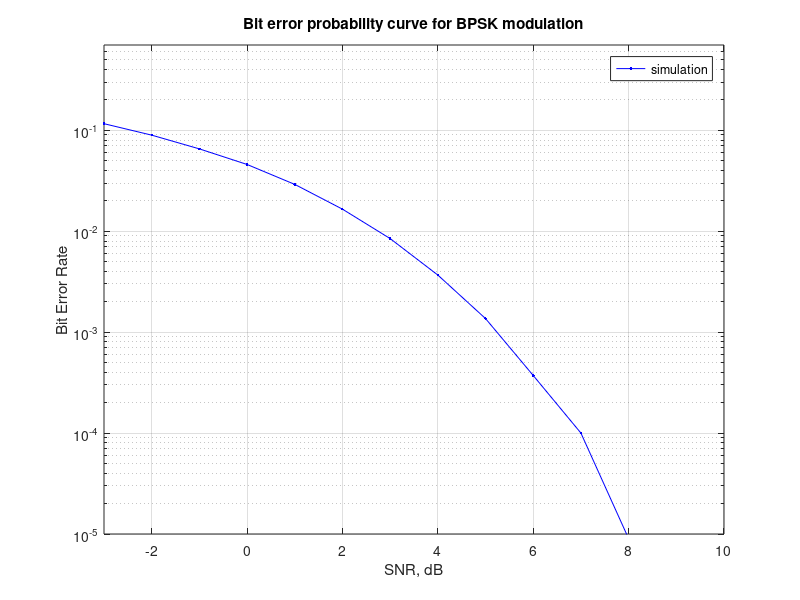

MATLAB code for this plot:
clear
N = 10^6; % number of bits or symbols
rand('seed',1); % initializing the rand() function so that random bits produced are same in every simulation
randn('seed',1);
% Transmitter
ip1 = rand(1,N/2)>0.5; % generating 0,1 with equal probability
ip2 = rand(1,N/2)>0.5;
ip=[ip1;ip2];

% BPSK modulation
m1 = 2*ip1-1;  % 0 -> -1; 1 -> 1 
m2 = 2*ip2-1;
msg=[m1;m2];

SNR = -3:10 ; % in dB

nErr=zeros(length(SNR),1); %initializing error with 0.

h1 = 1/sqrt(2)*(randn(1,1) + 1i*randn(1,1));
h2 = 1/sqrt(2)*(randn(1,1) + 1i*randn(1,1));
h=[h1,h2;-conj(h2),conj(h1)];
hin=pinv(h);

s = h * msg;

for ii = 1:length(SNR)

   %Addition Of Noise 
   y = awgn(s,SNR(ii));
   
   % receiver - zero forcing decoding
   xg = hin * y;
   sr = real(xg) > 0;

   % counting the errors
   nErr(ii) = size(find(ip - sr),1);

end

simBer = nErr/N; % simulated ber

% plot
close all
figure
semilogy(SNR,simBer,'b.-');
axis([-3 10 10^-5 0.7])
grid on
legend( 'simulation');
xlabel('SNR, dB');
ylabel('Bit Error Rate');
title('Bit error probability curve for BPSK modulation');